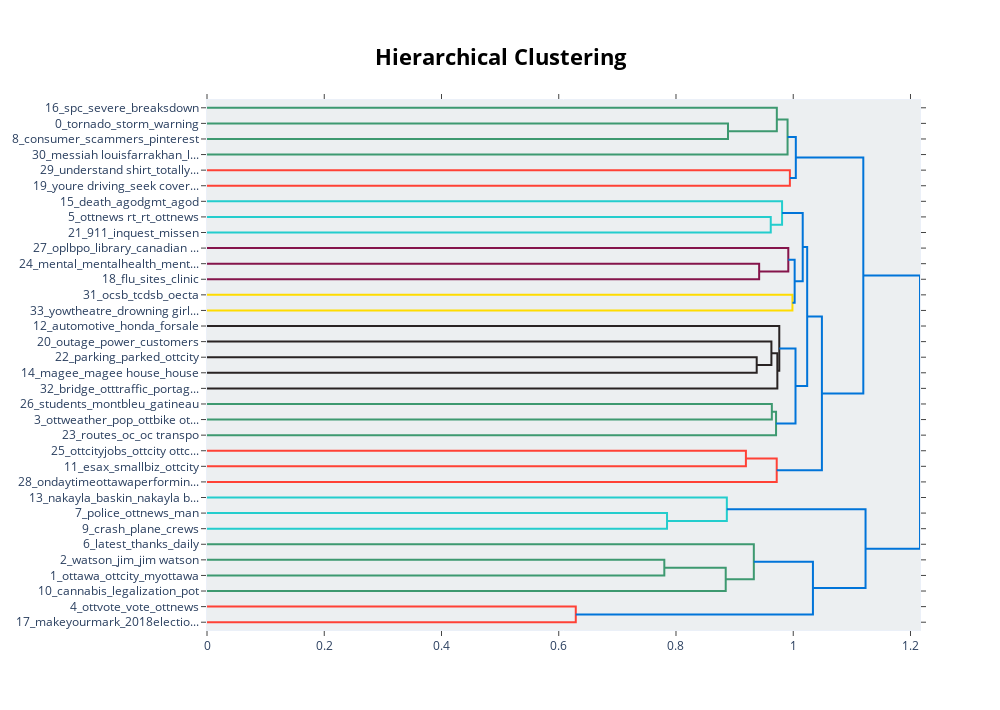

The notebook cell this image was saved under:
### Code cell
topic_model.visualize_hierarchy()

### Figure 1 — Plotly figure (JSON) as saved in the notebook; plotly's stock layout.template omitted (floating-point values rounded to 4 significant figures)
{"data": [{"hoverinfo": "text", "marker": {"color": "rgb(61,153,112)"}, "mode": "lines", "type": "scatter", "x": [0, 0.8887, 0.8887, 0], "xaxis": "x", "y": [-15, -15, -25, -25], "yaxis": "y"}, {"hoverinfo": "text", "marker": {"color": "rgb(61,153,112)"}, "mode": "lines", "type": "scatter", "x": [0, 0.972, 0.972, 0.8887], "xaxis": "x", "y": [-5, -5, -20, -20], "yaxis": "y"}, {"hoverinfo": "text", "marker": {"color": "rgb(61,153,112)"}, "mode": "lines", "type": "scatter", "x": [0.972, 0.9903, 0.9903, 0], "xaxis": "x", "y": [-12.5, -12.5, -35, -35], "yaxis": "y"}, {"hoverinfo": "text", "marker": {"color": "rgb(255,65,54)"}, "mode": "lines", "type": "scatter", "x": [0, 0.9943, 0.9943, 0], "xaxis": "x", "y": [-45, -45, -55, -55], "yaxis": "y"}, {"hoverinfo": "text", "marker": {"color": "rgb(0,116,217)"}, "mode": "lines", "type": "scatter", "x": [0.9903, 1.004, 1.004, 0.9943], "xaxis": "x", "y": [-23.75, -23.75, -50, -50], "yaxis": "y"}, {"hoverinfo": "text", "marker": {"color": "rgb(35,205,205)"}, "mode": "lines", "type": "scatter", "x": [0, 0.9616, 0.9616, 0], "xaxis": "x", "y": [-75, -75, -85, -85], "yaxis": "y"}, {"hoverinfo": "text", "marker": {"color": "rgb(35,205,205)"}, "mode": "lines", "type": "scatter", "x": [0, 0.9809, 0.9809, 0.9616], "xaxis": "x", "y": [-65, -65, -80, -80], "yaxis": "y"}, {"hoverinfo": "text", "marker": {"color": "rgb(133,20,75)"}, "mode": "lines", "type": "scatter", "x": [0, 0.9419, 0.9419, 0], "xaxis": "x", "y": [-105, -105, -115, -115], "yaxis": "y"}, {"hoverinfo": "text", "marker": {"color": "rgb(133,20,75)"}, "mode": "lines", "type": "scatter", "x": [0, 0.9915, 0.9915, 0.9419], "xaxis": "x", "y": [-95, -95, -110, -110], "yaxis": "y"}, {"hoverinfo": "text", "marker": {"color": "rgb(255,220,0)"}, "mode": "lines", "type": "scatter", "x": [0, 0.9986, 0.9986, 0], "xaxis": "x", "y": [-125, -125, -135, -135], "yaxis": "y"}, {"hoverinfo": "text", "marker": {"color": "rgb(0,116,217)"}, "mode": "lines", "type": "scatter", "x": [0.9915, 1.002, 1.002, 0.9986], "xaxis": "x", "y": [-102.5, -102.5, -130, -130], "yaxis": "y"}, {"hoverinfo": "text", "marker": {"color": "rgb(0,116,217)"}, "mode": "lines", "type": "scatter", "x": [0.9809, 1.016, 1.016, 1.002], "xaxis": "x", "y": [-72.5, -72.5, -116.2, -116.2], "yaxis": "y"}, {"hoverinfo": "text", "marker": {"color": "rgb(40,35,35)"}, "mode": "lines", "type": "scatter", "x": [0, 0.9377, 0.9377, 0], "xaxis": "x", "y": [-165, -165, -175, -175], "yaxis": "y"}, {"hoverinfo": "text", "marker": {"color": "rgb(40,35,35)"}, "mode": "lines", "type": "scatter", "x": [0, 0.9628, 0.9628, 0.9377], "xaxis": "x", "y": [-155, -155, -170, -170], "yaxis": "y"}, {"hoverinfo": "text", "marker": {"color": "rgb(40,35,35)"}, "mode": "lines", "type": "scatter", "x": [0.9628, 0.9729, 0.9729, 0], "xaxis": "x", "y": [-162.5, -162.5, -185, -185], "yaxis": "y"}, {"hoverinfo": "text", "marker": {"color": "rgb(40,35,35)"}, "mode": "lines", "type": "scatter", "x": [0, 0.9762, 0.9762, 0.9729], "xaxis": "x", "y": [-145, -145, -173.8, -173.8], "yaxis": "y"}, {"hoverinfo": "text", "marker": {"color": "rgb(61,153,112)"}, "mode": "lines", "type": "scatter", "x": [0, 0.9635, 0.9635, 0], "xaxis": "x", "y": [-195, -195, -205, -205], "yaxis": "y"}, {"hoverinfo": "text", "marker": {"color": "rgb(61,153,112)"}, "mode": "lines", "type": "scatter", "x": [0.9635, 0.9707, 0.9707, 0], "xaxis": "x", "y": [-200, -200, -215, -215], "yaxis": "y"}, {"hoverinfo": "text", "marker": {"color": "rgb(0,116,217)"}, "mode": "lines", "type": "scatter", "x": [0.9762, 1.004, 1.004, 0.9707], "xaxis": "x", "y": [-159.4, -159.4, -207.5, -207.5], "yaxis": "y"}, {"hoverinfo": "text", "marker": {"color": "rgb(0,116,217)"}, "mode": "lines", "type": "scatter", "x": [1.016, 1.024, 1.024, 1.004], "xaxis": "x", "y": [-94.38, -94.38, -183.4, -183.4], "yaxis": "y"}, {"hoverinfo": "text", "marker": {"color": "rgb(255,65,54)"}, "mode": "lines", "type": "scatter", "x": [0, 0.9193, 0.9193, 0], "xaxis": "x", "y": [-225, -225, -235, -235], "yaxis": "y"}, {"hoverinfo": "text", "marker": {"color": "rgb(255,65,54)"}, "mode": "lines", "type": "scatter", "x": [0.9193, 0.9718, 0.9718, 0], "xaxis": "x", "y": [-230, -230, -245, -245], "yaxis": "y"}, {"hoverinfo": "text", "marker": {"color": "rgb(0,116,217)"}, "mode": "lines", "type": "scatter", "x": [1.024, 1.049, 1.049, 0.9718], "xaxis": "x", "y": [-138.9, -138.9, -237.5, -237.5], "yaxis": "y"}, {"hoverinfo": "text", "marker": {"color": "rgb(0,116,217)"}, "mode": "lines", "type": "scatter", "x": [1.004, 1.12, 1.12, 1.049], "xaxis": "x", "y": [-36.88, -36.88, -188.2, -188.2], "yaxis": "y"}, {"hoverinfo": "text", "marker": {"color": "rgb(35,205,205)"}, "mode": "lines", "type": "scatter", "x": [0, 0.7847, 0.7847, 0], "xaxis": "x", "y": [-265, -265, -275, -275], "yaxis": "y"}, {"hoverinfo": "text", "marker": {"color": "rgb(35,205,205)"}, "mode": "lines", "type": "scatter", "x": [0, 0.8867, 0.8867, 0.7847], "xaxis": "x", "y": [-255, -255, -270, -270], "yaxis": "y"}, {"hoverinfo": "text", "marker": {"color": "rgb(61,153,112)"}, "mode": "lines", "type": "scatter", "x": [0, 0.7801, 0.7801, 0], "xaxis": "x", "y": [-295, -295, -305, -305], "yaxis": "y"}, {"hoverinfo": "text", "marker": {"color": "rgb(61,153,112)"}, "mode": "lines", "type": "scatter", "x": [0.7801, 0.8848, 0.8848, 0], "xaxis": "x", "y": [-300, -300, -315, -315], "yaxis": "y"}, {"hoverinfo": "text", "marker": {"color": "rgb(61,153,112)"}, "mode": "lines", "type": "scatter", "x": [0, 0.9328, 0.9328, 0.8848], "xaxis": "x", "y": [-285, -285, -307.5, -307.5], "yaxis": "y"}, {"hoverinfo": "text", "marker": {"color": "rgb(255,65,54)"}, "mode": "lines", "type": "scatter", "x": [0, 0.6291, 0.6291, 0], "xaxis": "x", "y": [-325, -325, -335, -335], "yaxis": "y"}, {"hoverinfo": "text", "marker": {"color": "rgb(0,116,217)"}, "mode": "lines", "type": "scatter", "x": [0.9328, 1.034, 1.034, 0.6291], "xaxis": "x", "y": [-296.2, -296.2, -330, -330], "yaxis": "y"}, {"hoverinfo": "text", "marker": {"color": "rgb(0,116,217)"}, "mode": "lines", "type": "scatter", "x": [0.8867, 1.123, 1.123, 1.034], "xaxis": "x", "y": [-262.5, -262.5, -313.1, -313.1], "yaxis": "y"}, {"hoverinfo": "text", "marker": {"color": "rgb(0,116,217)"}, "mode": "lines", "type": "scatter", "x": [1.12, 1.216, 1.216, 1.123], "xaxis": "x", "y": [-112.5, -112.5, -287.8, -287.8], "yaxis": "y"}], "layout": {"autosize": false, "height": 710, "hoverlabel": {"bgcolor": "white", "font": {"family": "Rockwell", "size": 16}}, "hovermode": "closest", "plot_bgcolor": "#ECEFF1", "showlegend": false, "title": {"font": {"color": "Black", "size": 22}, "text": "<b>Hierarchical Clustering</b>", "x": 0.5, "xanchor": "center", "yanchor": "top"}, "width": 1000, "xaxis": {"mirror": "allticks", "rangemode": "tozero", "showgrid": false, "showline": true, "showticklabels": true, "ticks": "outside", "type": "linear", "zeroline": false}, "yaxis": {"mirror": "allticks", "range": [-340, 0], "rangemode": "tozero", "showgrid": false, "showline": true, "showticklabels": true, "tickmode": "array", "ticks": "outside", "ticktext": ["16_spc_severe_breaksdown", "0_tornado_storm_warning", "8_consumer_scammers_pinterest", "30_messiah louisfarrakhan_l...", "29_understand shirt_totally...", "19_youre driving_seek cover...", "15_death_agodgmt_agod", "5_ottnews rt_rt_ottnews", "21_911_inquest_missen", "27_oplbpo_library_canadian ...", "24_mental_mentalhealth_ment...", "18_flu_sites_clinic", "31_ocsb_tcdsb_oecta", "33_yowtheatre_drowning girl...", "12_automotive_honda_forsale", "20_outage_power_customers", "22_parking_parked_ottcity", "14_magee_magee house_house", "32_bridge_otttraffic_portag...", "26_students_montbleu_gatineau", "3_ottweather_pop_ottbike ot...", "23_routes_oc_oc transpo", "25_ottcityjobs_ottcity ottc...", "11_esax_smallbiz_ottcity", "28_ondaytimeottawaperformin...", "13_nakayla_baskin_nakayla b...", "7_police_ottnews_man", "9_crash_plane_crews", "6_latest_thanks_daily", "2_watson_jim_jim watson", "1_ottawa_ottcity_myottawa", "10_cannabis_legalization_pot", "4_ottvote_vote_ottnews", "17_makeyourmark_2018electio..."], "tickvals": [-5, -15, -25, -35, -45, -55, -65, -75, -85, -95, -105, -115, -125, -135, -145, -155, -165, -175, -185, -195, -205, -215, -225, -235, -245, -255, -265, -275, -285, -295, -305, -315, -325, -335], "type": "linear", "zeroline": false}}}
